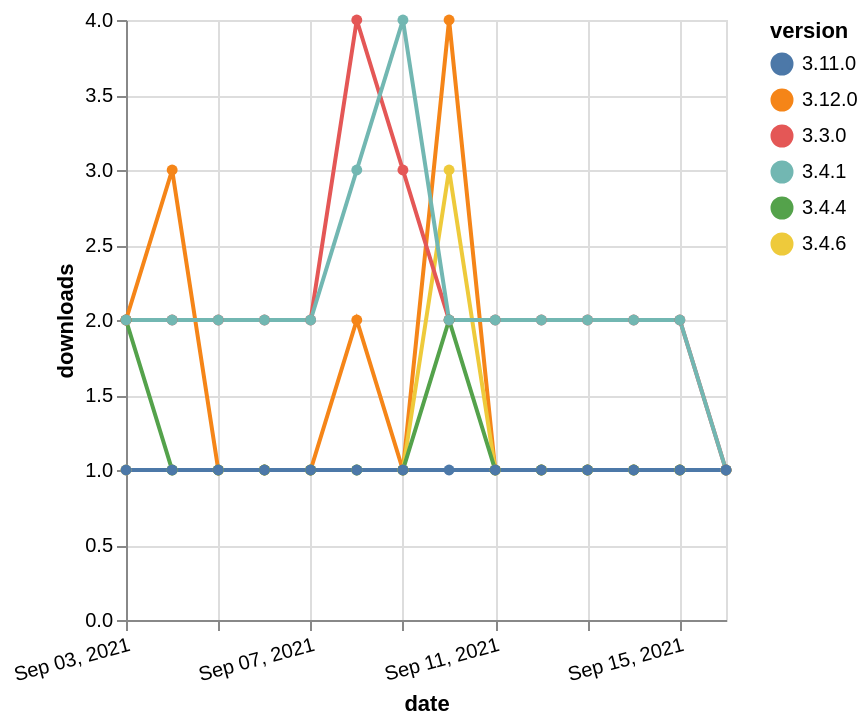

Write a Vega-Lite specification for this figure.
### Vega-Lite specification from a JSON file in a GitHub repository (floating-point values rounded to 4 significant figures)
{"$schema": "https://vega.github.io/schema/vega-lite/v5.json", "description": "A simple bar chart with embedded data.", "data": {"values": [{"date": "2021-09-03", "total": 199, "delta": 2, "version": "3.12.0"}, {"date": "2021-09-04", "total": 202, "delta": 3, "version": "3.12.0"}, {"date": "2021-09-05", "total": 203, "delta": 1, "version": "3.12.0"}, {"date": "2021-09-06", "total": 204, "delta": 1, "version": "3.12.0"}, {"date": "2021-09-07", "total": 205, "delta": 1, "version": "3.12.0"}, {"date": "2021-09-08", "total": 207, "delta": 2, "version": "3.12.0"}, {"date": "2021-09-09", "total": 208, "delta": 1, "version": "3.12.0"}, {"date": "2021-09-10", "total": 212, "delta": 4, "version": "3.12.0"}, {"date": "2021-09-11", "total": 213, "delta": 1, "version": "3.12.0"}, {"date": "2021-09-12", "total": 214, "delta": 1, "version": "3.12.0"}, {"date": "2021-09-13", "total": 215, "delta": 1, "version": "3.12.0"}, {"date": "2021-09-14", "total": 216, "delta": 1, "version": "3.12.0"}, {"date": "2021-09-15", "total": 217, "delta": 1, "version": "3.12.0"}, {"date": "2021-09-16", "total": 218, "delta": 1, "version": "3.12.0"}, {"date": "2021-09-03", "total": 258, "delta": 1, "version": "3.4.6"}, {"date": "2021-09-04", "total": 259, "delta": 1, "version": "3.4.6"}, {"date": "2021-09-05", "total": 260, "delta": 1, "version": "3.4.6"}, {"date": "2021-09-06", "total": 261, "delta": 1, "version": "3.4.6"}, {"date": "2021-09-07", "total": 262, "delta": 1, "version": "3.4.6"}, {"date": "2021-09-08", "total": 263, "delta": 1, "version": "3.4.6"}, {"date": "2021-09-09", "total": 264, "delta": 1, "version": "3.4.6"}, {"date": "2021-09-10", "total": 267, "delta": 3, "version": "3.4.6"}, {"date": "2021-09-11", "total": 268, "delta": 1, "version": "3.4.6"}, {"date": "2021-09-12", "total": 269, "delta": 1, "version": "3.4.6"}, {"date": "2021-09-13", "total": 270, "delta": 1, "version": "3.4.6"}, {"date": "2021-09-14", "total": 271, "delta": 1, "version": "3.4.6"}, {"date": "2021-09-15", "total": 272, "delta": 1, "version": "3.4.6"}, {"date": "2021-09-16", "total": 273, "delta": 1, "version": "3.4.6"}, {"date": "2021-09-03", "total": 236, "delta": 2, "version": "3.4.4"}, {"date": "2021-09-04", "total": 237, "delta": 1, "version": "3.4.4"}, {"date": "2021-09-05", "total": 238, "delta": 1, "version": "3.4.4"}, {"date": "2021-09-06", "total": 239, "delta": 1, "version": "3.4.4"}, {"date": "2021-09-07", "total": 240, "delta": 1, "version": "3.4.4"}, {"date": "2021-09-08", "total": 241, "delta": 1, "version": "3.4.4"}, {"date": "2021-09-09", "total": 242, "delta": 1, "version": "3.4.4"}, {"date": "2021-09-10", "total": 244, "delta": 2, "version": "3.4.4"}, {"date": "2021-09-11", "total": 245, "delta": 1, "version": "3.4.4"}, {"date": "2021-09-12", "total": 246, "delta": 1, "version": "3.4.4"}, {"date": "2021-09-13", "total": 247, "delta": 1, "version": "3.4.4"}, {"date": "2021-09-14", "total": 248, "delta": 1, "version": "3.4.4"}, {"date": "2021-09-15", "total": 249, "delta": 1, "version": "3.4.4"}, {"date": "2021-09-16", "total": 250, "delta": 1, "version": "3.4.4"}, {"date": "2021-09-03", "total": 2993, "delta": 2, "version": "3.3.0"}, {"date": "2021-09-04", "total": 2995, "delta": 2, "version": "3.3.0"}, {"date": "2021-09-05", "total": 2997, "delta": 2, "version": "3.3.0"}, {"date": "2021-09-06", "total": 2999, "delta": 2, "version": "3.3.0"}, {"date": "2021-09-07", "total": 3001, "delta": 2, "version": "3.3.0"}, {"date": "2021-09-08", "total": 3005, "delta": 4, "version": "3.3.0"}, {"date": "2021-09-09", "total": 3008, "delta": 3, "version": "3.3.0"}, {"date": "2021-09-10", "total": 3010, "delta": 2, "version": "3.3.0"}, {"date": "2021-09-11", "total": 3012, "delta": 2, "version": "3.3.0"}, {"date": "2021-09-12", "total": 3014, "delta": 2, "version": "3.3.0"}, {"date": "2021-09-13", "total": 3016, "delta": 2, "version": "3.3.0"}, {"date": "2021-09-14", "total": 3018, "delta": 2, "version": "3.3.0"}, {"date": "2021-09-15", "total": 3020, "delta": 2, "version": "3.3.0"}, {"date": "2021-09-16", "total": 3021, "delta": 1, "version": "3.3.0"}, {"date": "2021-09-03", "total": 3262, "delta": 2, "version": "3.4.1"}, {"date": "2021-09-04", "total": 3264, "delta": 2, "version": "3.4.1"}, {"date": "2021-09-05", "total": 3266, "delta": 2, "version": "3.4.1"}, {"date": "2021-09-06", "total": 3268, "delta": 2, "version": "3.4.1"}, {"date": "2021-09-07", "total": 3270, "delta": 2, "version": "3.4.1"}, {"date": "2021-09-08", "total": 3273, "delta": 3, "version": "3.4.1"}, {"date": "2021-09-09", "total": 3277, "delta": 4, "version": "3.4.1"}, {"date": "2021-09-10", "total": 3279, "delta": 2, "version": "3.4.1"}, {"date": "2021-09-11", "total": 3281, "delta": 2, "version": "3.4.1"}, {"date": "2021-09-12", "total": 3283, "delta": 2, "version": "3.4.1"}, {"date": "2021-09-13", "total": 3285, "delta": 2, "version": "3.4.1"}, {"date": "2021-09-14", "total": 3287, "delta": 2, "version": "3.4.1"}, {"date": "2021-09-15", "total": 3289, "delta": 2, "version": "3.4.1"}, {"date": "2021-09-16", "total": 3290, "delta": 1, "version": "3.4.1"}, {"date": "2021-09-03", "total": 149, "delta": 1, "version": "3.11.0"}, {"date": "2021-09-04", "total": 150, "delta": 1, "version": "3.11.0"}, {"date": "2021-09-05", "total": 151, "delta": 1, "version": "3.11.0"}, {"date": "2021-09-06", "total": 152, "delta": 1, "version": "3.11.0"}, {"date": "2021-09-07", "total": 153, "delta": 1, "version": "3.11.0"}, {"date": "2021-09-08", "total": 154, "delta": 1, "version": "3.11.0"}, {"date": "2021-09-09", "total": 155, "delta": 1, "version": "3.11.0"}, {"date": "2021-09-10", "total": 156, "delta": 1, "version": "3.11.0"}, {"date": "2021-09-11", "total": 157, "delta": 1, "version": "3.11.0"}, {"date": "2021-09-12", "total": 158, "delta": 1, "version": "3.11.0"}, {"date": "2021-09-13", "total": 159, "delta": 1, "version": "3.11.0"}, {"date": "2021-09-14", "total": 160, "delta": 1, "version": "3.11.0"}, {"date": "2021-09-15", "total": 161, "delta": 1, "version": "3.11.0"}, {"date": "2021-09-16", "total": 162, "delta": 1, "version": "3.11.0"}]}, "width": "container", "mark": {"type": "line", "point": {"filled": true}}, "encoding": {"x": {"field": "date", "type": "temporal", "timeUnit": "yearmonthdate", "title": "date", "axis": {"labelAngle": -15}}, "y": {"field": "delta", "type": "quantitative", "title": "downloads"}, "color": {"field": "version", "type": "nominal"}, "tooltip": {"field": "delta"}}}
